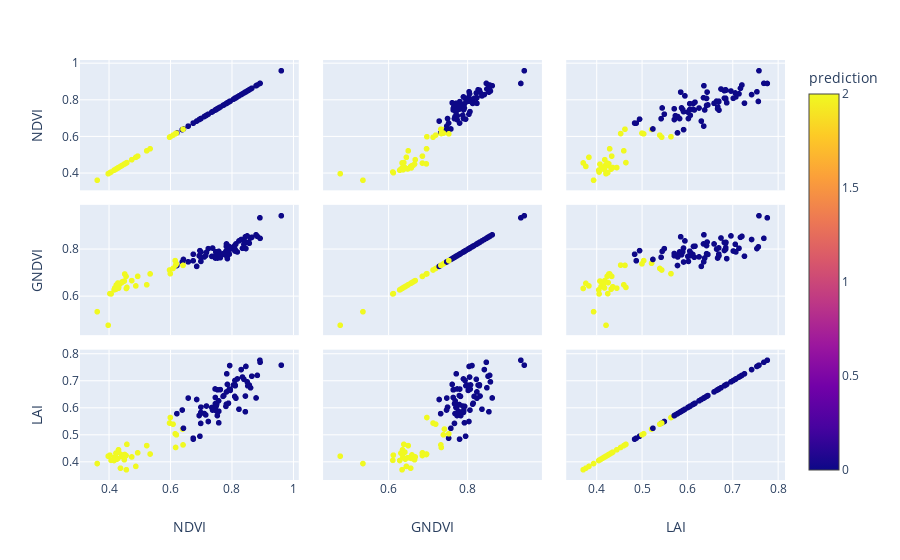

The notebook cell this image was saved under:
### Code cell
px.scatter_matrix(data_frame=vegi1Scatter_pd
                  , dimensions=vegi1InputCols
                  , color="prediction"
                 )
